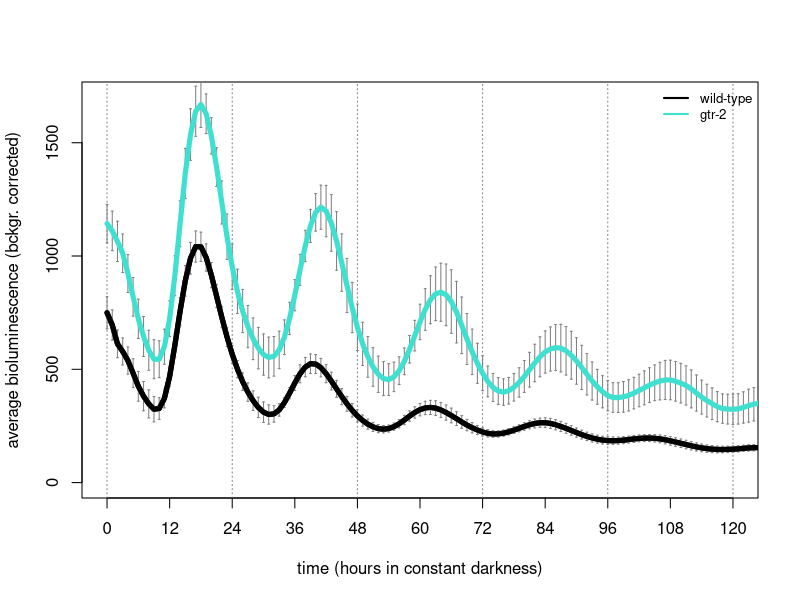
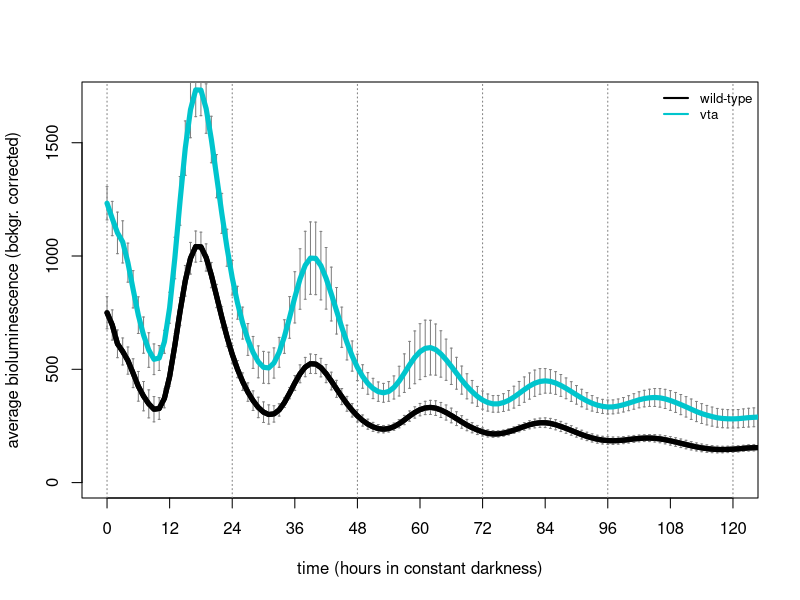
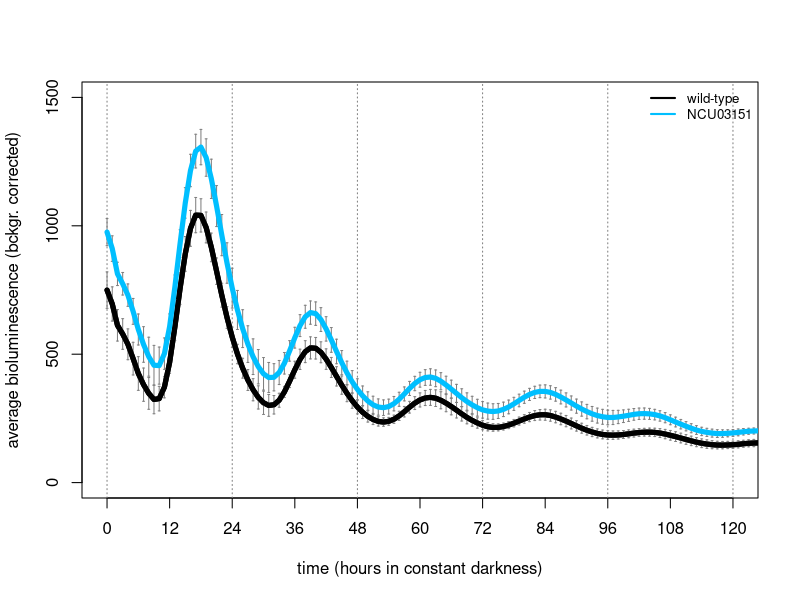
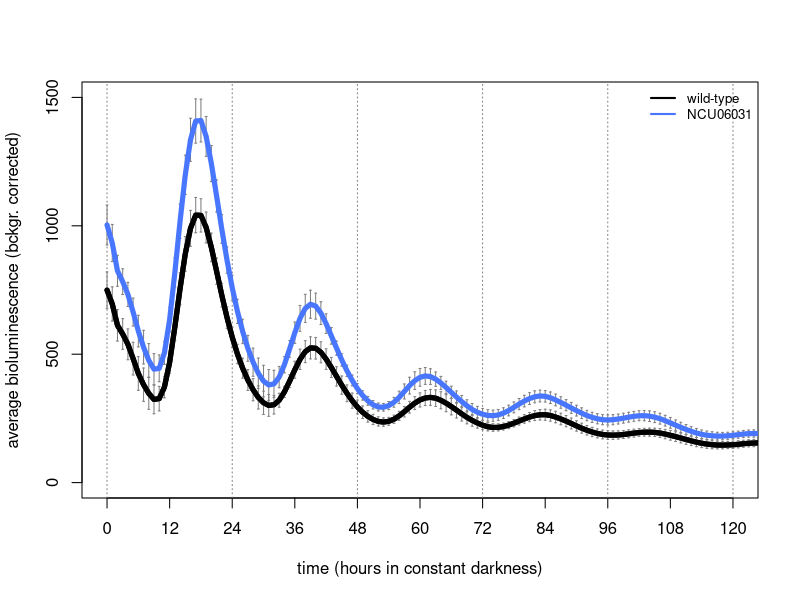
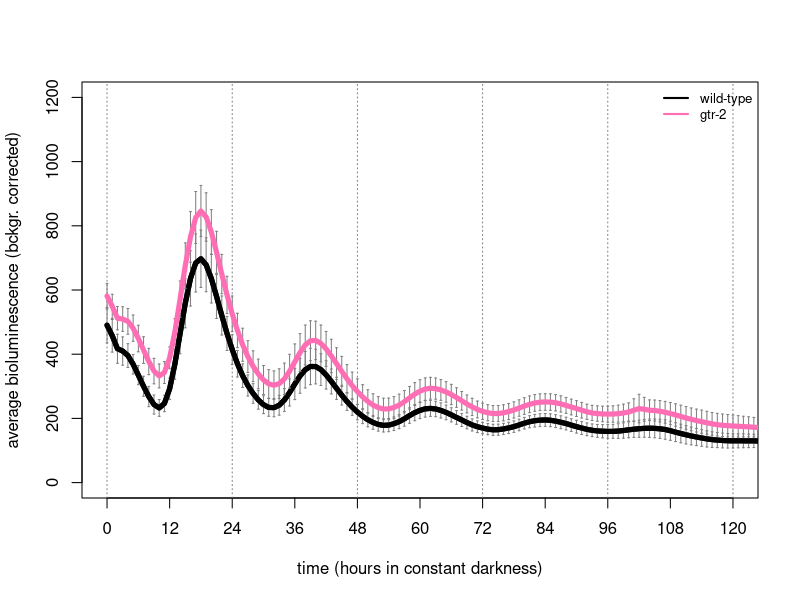
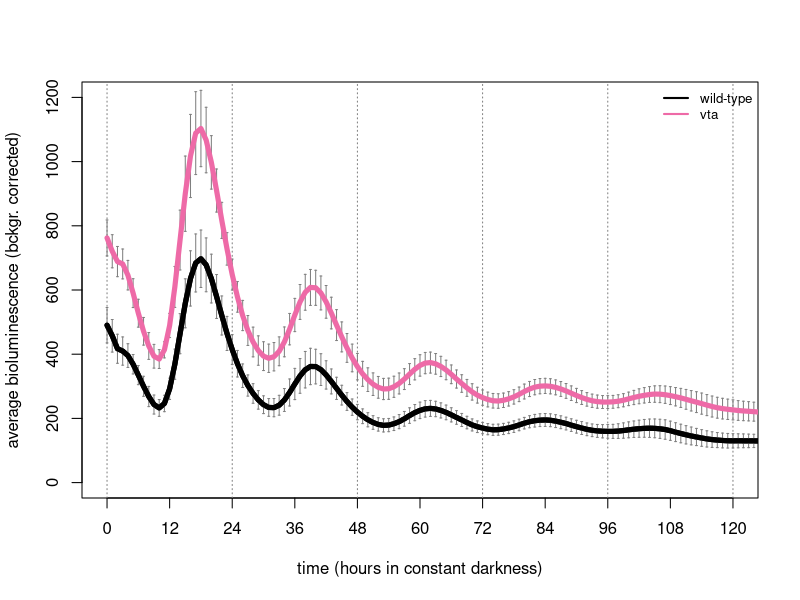
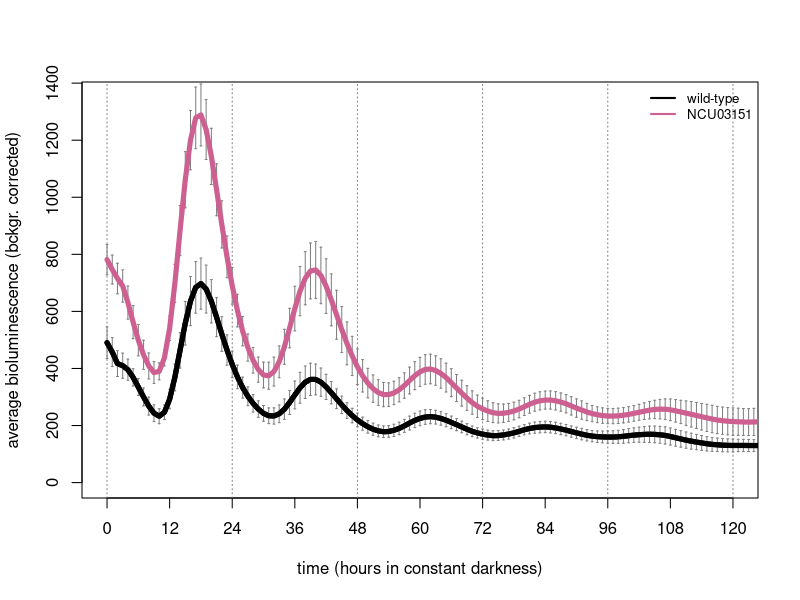
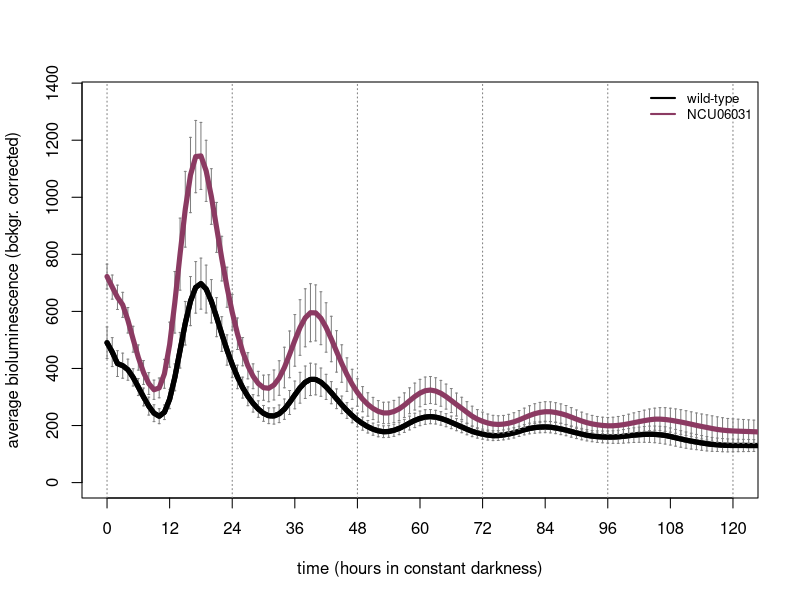

Write R code to recreate these figures, in order.
## ---- chunk 1
knitr::opts_chunk$set(echo = TRUE, warning = FALSE, message = FALSE)

library(stringr)

setwd("~/Downloads/R_analyses_figures/")

## ---- chunk 2

rep1_96 <- as.data.frame(read.csv("./CCD_camera_data/2019-07-30_plate3_bckgr.csv", header=T))

rep2_96 <- as.data.frame(read.csv("./CCD_camera_data/2019-09-11_plate2_bckgr.csv", header=T))

rep3_96 <- as.data.frame(read.csv("./CCD_camera_data/2025-01-14_plate1_bckgr.csv", header=T))

rep4_96 <- as.data.frame(read.csv("./CCD_camera_data/2025-01-23_plate1_bckgr.csv", header=T))

rep1_RT <- as.data.frame(read.csv("./CCD_camera_data/2025-02-17_wholeTube.csv", header=T))

rep2_RT <- as.data.frame(read.csv("./CCD_camera_data/2025-02-26_wholeTube.csv", header=T))

periods_96_TOR <- as.data.frame(read.table("./CCD_camera_data/2025-01_96-wells_periodCalls_TOR.txt", header=T))

periods_96_PRX <- as.data.frame(read.table("./CCD_camera_data/2025-01_96-wells_periodCalls_PRX.txt", header=T))

periods_RT <- as.data.frame(read.table("./CCD_camera_data/2025-02_RTs_periodCalls.txt", header=T))

## ---- chunk 3

ts_3_weight_mean <- function(ts_data){
  
  samples <- as.numeric(length(ts_data))
  
  output <- matrix(nrow=samples, ncol=1)
  
  for(i in 1:nrow(output)){
    
    if(i==1){
      value <- ts_data[i]
      value_window <- ts_data[1:3]
      #value_window <- rep.int(ts_data[i], 3)
      cat <- c(value, value_window)
      window_mean <- mean(cat)
      output[i,1] <- window_mean
      
    } else if(i==2){
      value <- ts_data[i]
      value_window <- ts_data[1:3]
      cat <- c(value, value_window)
      window_mean <- mean(cat)
      output[i,1] <- window_mean
      
    } else if(i==as.numeric(samples-1)){
      value <- ts_data[i]
      max_count <- as.numeric(samples)
      max_count_2 <- max_count - 2
      value_window <- ts_data[max_count_2:max_count]
      cat <- c(value, value_window)
      window_mean <- mean(cat)
      output[i,1] <- window_mean
      
    } else if(i==as.numeric(samples)){
      value <- ts_data[i]
      max_count <- as.numeric(samples)
      max_count_2 <- max_count - 2
      value_window <- ts_data[max_count_2:max_count]
      cat <- c(value, value_window)
      window_mean <- mean(cat)
      output[i,1] <- window_mean
      
    } else {
      cur_count <- as.numeric(i)
      cur_count_p <- cur_count + 1
      cur_count_m <- cur_count - 1
      value_window <- ts_data[cur_count_m:cur_count_p]
      window_mean <- weighted.mean(value_window, c(1,2,1))
      output[i,1] <- window_mean
      
    }
    
  }
  
  return(output)
  
}

## ---- chunk 4

compile_luc_traces <- function(data) {
  
  data_labels_all <- names(data)
  
  data_labels_samples <- data_labels_all[2:length(data_labels_all)]
  ## assumes that the first column is time points
  
  labels_to_collapse <- gsub("\\..*", "", data_labels_samples)
  ## get rid of the .\d+ that R adds to column names when genotype is the same
  
  unique_strains <- unique(labels_to_collapse)
  
  data_noTP <- data[,2:ncol(data)]
  
  dataSmooth <- matrix(ncol=ncol(data_noTP), nrow=nrow(data_noTP))
  
  for(i in 1:ncol(data_noTP)){
    
    curCol <- data_noTP[,i]
    
    curMovAvg <- ts_3_weight_mean(curCol)
    ## function is above chunk
    
    dataSmooth[,i] <- curMovAvg
  }
  
  avg_data <- matrix(ncol=length(unique_strains), nrow=nrow(data))
  
  stdev_data <- matrix(ncol=length(unique_strains), nrow=nrow(data))
  
  plus_data <- matrix(ncol=length(unique_strains), nrow=nrow(data))
  
  minus_data <- matrix(ncol=length(unique_strains), nrow=nrow(data))
  
  for(i in 1:length(unique_strains)){
    curr_set <- grep(paste("^", unique_strains[i], sep=""), data_labels_samples)
    
    curr_data <- dataSmooth[ ,curr_set]
    
    curr_data_avg <- apply(curr_data, 1, mean)
    
    curr_data_stdev <- apply(curr_data, 1, sd)
    
    curr_data_plus <- curr_data_avg + curr_data_stdev
    
    curr_data_minus <- curr_data_avg - curr_data_stdev
    
    avg_data[,i] <- curr_data_avg
    
    stdev_data[,i] <- curr_data_stdev
    
    plus_data[,i] <- curr_data_plus
    
    minus_data[,i] <- curr_data_minus
    
  }
  
  avg_data <- as.data.frame(avg_data)
  
  names(avg_data) <- paste(unique_strains, "_avg", sep="")
  
  stdev_data <- as.data.frame(stdev_data)
  
  names(stdev_data) <- paste(unique_strains, "_sd", sep="")
  
  plus_data <- as.data.frame(plus_data)
  
  names(plus_data) <- paste(unique_strains, "_plus", sep="")
  
  minus_data <- as.data.frame(minus_data)
  
  names(minus_data) <- paste(unique_strains, "_minus", sep="")
  
  final_out <- cbind(avg_data, stdev_data, plus_data, minus_data)

  return(final_out)
  
}

## ---- chunk 5

xlabels<-seq(from=0,to=120,by=12)

horolines<-seq(from=0,to=120,by=24)

rep3_96_smooth_avg <- compile_luc_traces(rep3_96)

## the genotype column values below are somewhat hard-coded

######################################################

## wild-type control and FGSC16041 (delta gtr-2/NCU00376)

plot(x=as.numeric(rep3_96$Frame), y=as.numeric(rep3_96_smooth_avg$wildtype_avg), xlim=c(0,120), ylim=c(0,1700), xaxt="n", type="l", lwd=5, col="black", ylab="average bioluminescence (bckgr. corrected)", xlab="time (hours in constant darkness)")

axis(1, at=xlabels, labels=TRUE, tick=TRUE)

abline(v=horolines,lty=3,col="grey50")

arrows(x0=as.numeric(rep3_96$Frame), y0=as.numeric(rep3_96_smooth_avg$wildtype_plus), y1=as.numeric(rep3_96_smooth_avg$wildtype_minus), code=3, angle=90, length=0.01, col="grey50")

lines(x=as.numeric(rep3_96$Frame), y=as.numeric(rep3_96_smooth_avg$wildtype_avg), lty="solid", lwd=5, col="black")

arrows(x0=as.numeric(rep3_96$Frame), y0=as.numeric(rep3_96_smooth_avg$X16041_plus), y1=as.numeric(rep3_96_smooth_avg$X16041_minus), code=3, angle=90, length=0.01, col="grey50")

lines(x=as.numeric(rep3_96$Frame), y=as.numeric(rep3_96_smooth_avg$X16041_avg), lty="solid", lwd=5, col="turquoise")

legend("topright", c("wild-type", "gtr-2"), bty="n", lty=c("solid", "solid"), lwd=c(2, 2), cex=c(0.8, 0.8), col=c("black", "turquoise"))

######################################################

## wild-type control and FGSC18029 (delta vta/NCU05950)

plot(x=as.numeric(rep3_96$Frame), y=as.numeric(rep3_96_smooth_avg$wildtype_avg), xlim=c(0,120), ylim=c(0,1700), xaxt="n", type="l", lwd=5, col="black", ylab="average bioluminescence (bckgr. corrected)", xlab="time (hours in constant darkness)")

axis(1, at=xlabels, labels=TRUE, tick=TRUE)

abline(v=horolines,lty=3,col="grey50")

arrows(x0=as.numeric(rep3_96$Frame), y0=as.numeric(rep3_96_smooth_avg$wildtype_plus), y1=as.numeric(rep3_96_smooth_avg$wildtype_minus), code=3, angle=90, length=0.01, col="grey50")

lines(x=as.numeric(rep3_96$Frame), y=as.numeric(rep3_96_smooth_avg$wildtype_avg), lty="solid", lwd=5, col="black")

arrows(x0=as.numeric(rep3_96$Frame), y0=as.numeric(rep3_96_smooth_avg$X18029_plus), y1=as.numeric(rep3_96_smooth_avg$X18029_minus), code=3, angle=90, length=0.01, col="grey50")

lines(x=as.numeric(rep3_96$Frame), y=as.numeric(rep3_96_smooth_avg$X18029_avg), lty="solid", lwd=5, col="turquoise3")

legend("topright", c("wild-type", "vta"), bty="n", lty=c("solid", "solid"), lwd=c(2, 2), cex=c(0.8, 0.8), col=c("black", "turquoise3"))

######################################################

## wild-type control and FGSC15040 (delta NCU03151 / PRDX6-like)

plot(x=as.numeric(rep3_96$Frame), y=as.numeric(rep3_96_smooth_avg$wildtype_avg), xlim=c(0,120), ylim=c(0,1500), xaxt="n", type="l", lwd=5, col="black", ylab="average bioluminescence (bckgr. corrected)", xlab="time (hours in constant darkness)")

axis(1, at=xlabels, labels=TRUE, tick=TRUE)

abline(v=horolines,lty=3,col="grey50")

arrows(x0=as.numeric(rep3_96$Frame), y0=as.numeric(rep3_96_smooth_avg$wildtype_plus), y1=as.numeric(rep3_96_smooth_avg$wildtype_minus), code=3, angle=90, length=0.01, col="grey50")

lines(x=as.numeric(rep3_96$Frame), y=as.numeric(rep3_96_smooth_avg$wildtype_avg), lty="solid", lwd=5, col="black")

arrows(x0=as.numeric(rep3_96$Frame), y0=as.numeric(rep3_96_smooth_avg$X15040_plus), y1=as.numeric(rep3_96_smooth_avg$X15040_minus), code=3, angle=90, length=0.01, col="grey50")

lines(x=as.numeric(rep3_96$Frame), y=as.numeric(rep3_96_smooth_avg$X15040_avg), lty="solid", lwd=5, col="deepskyblue1")

legend("topright", c("wild-type", "NCU03151"), bty="n", lty=c("solid", "solid"), lwd=c(2, 2), cex=c(0.8, 0.8), col=c("black", "deepskyblue1"))

######################################################

## wild-type control and FGSC20011 (delta NCU06031 / rhd / PRDX5-like)

plot(x=as.numeric(rep3_96$Frame), y=as.numeric(rep3_96_smooth_avg$wildtype_avg), xlim=c(0,120), ylim=c(0,1500), xaxt="n", type="l", lwd=5, col="black", ylab="average bioluminescence (bckgr. corrected)", xlab="time (hours in constant darkness)")

axis(1, at=xlabels, labels=TRUE, tick=TRUE)

abline(v=horolines,lty=3,col="grey50")

arrows(x0=as.numeric(rep3_96$Frame), y0=as.numeric(rep3_96_smooth_avg$wildtype_plus), y1=as.numeric(rep3_96_smooth_avg$wildtype_minus), code=3, angle=90, length=0.01, col="grey50")

lines(x=as.numeric(rep3_96$Frame), y=as.numeric(rep3_96_smooth_avg$wildtype_avg), lty="solid", lwd=5, col="black")

arrows(x0=as.numeric(rep3_96$Frame), y0=as.numeric(rep3_96_smooth_avg$X20011_plus), y1=as.numeric(rep3_96_smooth_avg$X20011_minus), code=3, angle=90, length=0.01, col="grey50")

lines(x=as.numeric(rep3_96$Frame), y=as.numeric(rep3_96_smooth_avg$X20011_avg), lty="solid", lwd=5, col="royalblue1")

legend("topright", c("wild-type", "NCU06031"), bty="n", lty=c("solid", "solid"), lwd=c(2, 2), cex=c(0.8, 0.8), col=c("black", "royalblue1"))

######################################################

## ---- chunk 6

xlabels<-seq(from=0,to=120,by=12)

horolines<-seq(from=0,to=120,by=24)

rep4_96_smooth_avg <- compile_luc_traces(rep4_96)

## the genotype column values below are somewhat hard-coded

######################################################

## wild-type control and FGSC16041 (delta gtr-2/NCU00376)

plot(x=as.numeric(rep4_96$Frame), y=as.numeric(rep4_96_smooth_avg$wildtype_avg), xlim=c(0,120), ylim=c(0,1200), xaxt="n", type="l", lwd=5, col="black", ylab="average bioluminescence (bckgr. corrected)", xlab="time (hours in constant darkness)")

axis(1, at=xlabels, labels=TRUE, tick=TRUE)

abline(v=horolines,lty=3,col="grey50")

arrows(x0=as.numeric(rep4_96$Frame), y0=as.numeric(rep4_96_smooth_avg$wildtype_plus), y1=as.numeric(rep4_96_smooth_avg$wildtype_minus), code=3, angle=90, length=0.01, col="grey50")

lines(x=as.numeric(rep4_96$Frame), y=as.numeric(rep4_96_smooth_avg$wildtype_avg), lty="solid", lwd=5, col="black")

arrows(x0=as.numeric(rep4_96$Frame), y0=as.numeric(rep4_96_smooth_avg$X16041_plus), y1=as.numeric(rep4_96_smooth_avg$X16041_minus), code=3, angle=90, length=0.01, col="grey50")

lines(x=as.numeric(rep4_96$Frame), y=as.numeric(rep4_96_smooth_avg$X16041_avg), lty="solid", lwd=5, col="hotpink1")

legend("topright", c("wild-type", "gtr-2"), bty="n", lty=c("solid", "solid"), lwd=c(2, 2), cex=c(0.8, 0.8), col=c("black", "hotpink1"))

######################################################

## wild-type control and FGSC18029 (delta vta/NCU05950)

plot(x=as.numeric(rep4_96$Frame), y=as.numeric(rep4_96_smooth_avg$wildtype_avg), xlim=c(0,120), ylim=c(0,1200), xaxt="n", type="l", lwd=5, col="black", ylab="average bioluminescence (bckgr. corrected)", xlab="time (hours in constant darkness)")

axis(1, at=xlabels, labels=TRUE, tick=TRUE)

abline(v=horolines,lty=3,col="grey50")

arrows(x0=as.numeric(rep4_96$Frame), y0=as.numeric(rep4_96_smooth_avg$wildtype_plus), y1=as.numeric(rep4_96_smooth_avg$wildtype_minus), code=3, angle=90, length=0.01, col="grey50")

lines(x=as.numeric(rep4_96$Frame), y=as.numeric(rep4_96_smooth_avg$wildtype_avg), lty="solid", lwd=5, col="black")

arrows(x0=as.numeric(rep4_96$Frame), y0=as.numeric(rep4_96_smooth_avg$X18029_plus), y1=as.numeric(rep4_96_smooth_avg$X18029_minus), code=3, angle=90, length=0.01, col="grey50")

lines(x=as.numeric(rep4_96$Frame), y=as.numeric(rep4_96_smooth_avg$X18029_avg), lty="solid", lwd=5, col="hotpink2")

legend("topright", c("wild-type", "vta"), bty="n", lty=c("solid", "solid"), lwd=c(2, 2), cex=c(0.8, 0.8), col=c("black", "hotpink2"))

######################################################

## wild-type control and FGSC15040 (delta NCU03151 / PRDX6-like)

plot(x=as.numeric(rep4_96$Frame), y=as.numeric(rep4_96_smooth_avg$wildtype_avg), xlim=c(0,120), ylim=c(0,1350), xaxt="n", type="l", lwd=5, col="black", ylab="average bioluminescence (bckgr. corrected)", xlab="time (hours in constant darkness)")

axis(1, at=xlabels, labels=TRUE, tick=TRUE)

abline(v=horolines,lty=3,col="grey50")

arrows(x0=as.numeric(rep4_96$Frame), y0=as.numeric(rep4_96_smooth_avg$wildtype_plus), y1=as.numeric(rep4_96_smooth_avg$wildtype_minus), code=3, angle=90, length=0.01, col="grey50")

lines(x=as.numeric(rep4_96$Frame), y=as.numeric(rep4_96_smooth_avg$wildtype_avg), lty="solid", lwd=5, col="black")

arrows(x0=as.numeric(rep4_96$Frame), y0=as.numeric(rep4_96_smooth_avg$X15040_plus), y1=as.numeric(rep4_96_smooth_avg$X15040_minus), code=3, angle=90, length=0.01, col="grey50")

lines(x=as.numeric(rep4_96$Frame), y=as.numeric(rep4_96_smooth_avg$X15040_avg), lty="solid", lwd=5, col="hotpink3")

legend("topright", c("wild-type", "NCU03151"), bty="n", lty=c("solid", "solid"), lwd=c(2, 2), cex=c(0.8, 0.8), col=c("black", "hotpink3"))

######################################################

## wild-type control and FGSC20011 (delta NCU06031 / rhd / PRDX5-like)

plot(x=as.numeric(rep4_96$Frame), y=as.numeric(rep4_96_smooth_avg$wildtype_avg), xlim=c(0,120), ylim=c(0,1350), xaxt="n", type="l", lwd=5, col="black", ylab="average bioluminescence (bckgr. corrected)", xlab="time (hours in constant darkness)")

axis(1, at=xlabels, labels=TRUE, tick=TRUE)

abline(v=horolines,lty=3,col="grey50")

arrows(x0=as.numeric(rep4_96$Frame), y0=as.numeric(rep4_96_smooth_avg$wildtype_plus), y1=as.numeric(rep4_96_smooth_avg$wildtype_minus), code=3, angle=90, length=0.01, col="grey50")

lines(x=as.numeric(rep4_96$Frame), y=as.numeric(rep4_96_smooth_avg$wildtype_avg), lty="solid", lwd=5, col="black")

arrows(x0=as.numeric(rep4_96$Frame), y0=as.numeric(rep4_96_smooth_avg$X20011_plus), y1=as.numeric(rep4_96_smooth_avg$X20011_minus), code=3, angle=90, length=0.01, col="grey50")

lines(x=as.numeric(rep4_96$Frame), y=as.numeric(rep4_96_smooth_avg$X20011_avg), lty="solid", lwd=5, col="hotpink4")

legend("topright", c("wild-type", "NCU06031"), bty="n", lty=c("solid", "solid"), lwd=c(2, 2), cex=c(0.8, 0.8), col=c("black", "hotpink4"))

######################################################

## ---- chunk 7

control_TOR <- periods_96_TOR[which(periods_96_TOR$Strain=="wildtype"), ]

gtr2 <- periods_96_TOR[which(periods_96_TOR$Strain=="16041"), ]

vta <- periods_96_TOR[which(periods_96_TOR$Strain=="18029"), ]

control_PRX <- periods_96_PRX[which(periods_96_PRX$Strain=="wildtype"), ]

NCU03151 <- periods_96_PRX[which(periods_96_PRX$Strain=="15040"), ]

NCU06031 <- periods_96_PRX[which(periods_96_PRX$Strain=="20011"), ]

print(paste("period length of mTOR controls:", round(mean(as.numeric(control_TOR$Period_Avg3)), digits=1), "+/-", round(sd(as.numeric(control_TOR$Period_Avg3)), digits=1), "from N =", nrow(control_TOR), "biological/technical replicates", sep=" "))

print(paste("period length of delta gtr2 FGSC16041:", round(mean(as.numeric(gtr2$Period_Avg3)), digits=1), "+/-", round(sd(as.numeric(gtr2$Period_Avg3)), digits=1), "from N =", nrow(gtr2), "biological/technical replicates", sep=" "))

print(paste("period length of delta vta FGSC18029:", round(mean(as.numeric(vta$Period_Avg3)), digits=1), "+/-", round(sd(as.numeric(vta$Period_Avg3)), digits=1), "from N =", nrow(vta), "biological/technical replicates", sep=" "))

t.test(as.numeric(control_TOR$Period_Avg3), as.numeric(gtr2$Period_Avg3))

t.test(as.numeric(control_TOR$Period_Avg3), as.numeric(vta$Period_Avg3))

t.test(as.numeric(gtr2$Period_Avg3), as.numeric(vta$Period_Avg3))

print(paste("period length of PRX controls:", round(mean(as.numeric(control_PRX$Period_Avg3)), digits=1), "+/-", round(sd(as.numeric(control_PRX$Period_Avg3)), digits=1), "from N =", nrow(control_PRX), "biological/technical replicates", sep=" "))

print(paste("period length of delta NCU03151 FGSC15040:", round(mean(as.numeric(NCU03151$Period_Avg3)), digits=1), "+/-", round(sd(as.numeric(NCU03151$Period_Avg3)), digits=1), "from N =", nrow(NCU03151), "biological/technical replicates", sep=" "))

print(paste("period length of delta NCU06031 FGSC20011:", round(mean(as.numeric(NCU06031$Period_Avg3)), digits=1), "+/-", round(sd(as.numeric(NCU06031$Period_Avg3)), digits=1), "from N =", nrow(NCU06031), "biological/technical replicates", sep=" "))

t.test(as.numeric(control_PRX$Period_Avg3), as.numeric(NCU03151$Period_Avg3))

t.test(as.numeric(control_PRX$Period_Avg3), as.numeric(NCU06031$Period_Avg3))

t.test(as.numeric(NCU03151$Period_Avg3), as.numeric(NCU06031$Period_Avg3))

## ---- chunk 8

compute_amplitude <- function(data){
  
  data_day1 <- data[9:25, 2:ncol(data)]
  data_day2 <- data[28:45, 2:ncol(data)]
  data_day3 <- data[51:69, 2:ncol(data)]
  ## row indices are offset by 1 because row 1 = TP 0 hours
  ## remove the first column because it contains time points not data of interest
  
  day_1_peak <- as.numeric(apply(data_day1, 2, max))
  day_2_peak <- as.numeric(apply(data_day2, 2, max))
  day_3_peak <- as.numeric(apply(data_day3, 2, max))
  
  day_1_trough <- as.numeric(apply(data_day1, 2, min))
  day_2_trough <- as.numeric(apply(data_day2, 2, min))
  day_3_trough <- as.numeric(apply(data_day3, 2, min))
  
  day_1_amp <- (day_1_peak - day_1_trough) / 2
  day_2_amp <- (day_2_peak - day_2_trough) / 2
  day_3_amp <- (day_3_peak - day_3_trough) / 2
  
  output <- matrix(ncol=ncol(data_day1), nrow=4)
  
  output[1,] <- names(data_day1)
  output[2,] <- day_1_amp
  output[3,] <- day_2_amp
  output[4,] <- day_3_amp
  
  final_output <- as.data.frame(output[2:4, ], row.names=c("day_1", "day_2", "day_3"))
  
  names(final_output) <- output[1, ]
  
  final_output_sorted <- final_output[, sort(names(final_output))]
  
  return(final_output_sorted)

}

rep3_amps <- compute_amplitude(rep3_96)

rep4_amps <- compute_amplitude(rep4_96)

## the lines below are hard coded for each genotype of interest; reps3&4 camera plates were set up in the exact same way
## WT = cols 1-12
## gtr2 = cols 19-30
## vta = cols 31-42

control_TOR_amps <- cbind(rep3_amps[1:12], rep4_amps[1:12])

vta_amps <- cbind(rep3_amps[31:42], rep4_amps[31:42])

control_TOR_amps_mtx <- matrix(as.numeric(unlist(as.data.frame(control_TOR_amps))), nrow=nrow(control_TOR_amps))

vta_amps_mtx <- matrix(as.numeric(unlist(as.data.frame(vta_amps))), nrow=nrow(vta_amps))

control_TOR_amps_avg <- apply(as.matrix(control_TOR_amps_mtx), 1, mean)

vta_amps_avg <- apply(vta_amps_mtx, 1, mean)

max_val <- max(c(control_TOR_amps_mtx, vta_amps_mtx))

plot_mtx <- matrix(nrow=6, ncol=24)
plot_mtx[1,] <- 1
plot_mtx[2,] <- 2
plot_mtx[3,] <- 3
plot_mtx[4,] <- 4
plot_mtx[5,] <- 5
plot_mtx[6,] <- 6
plot_mtx_jitter <- jitter(plot_mtx, amount=0.25)

barx <- barplot(c(control_TOR_amps_avg, vta_amps_avg), ylim=c(0, max_val+max_val*0.1), col=c("gray15", "gray30", "gray60", "turquoise4", "turquoise3", "turquoise2"), width=c(0.9, 0.9, 0.9, 0.9, 0.9, 0.9))

points(x=plot_mtx_jitter[1,], y=control_TOR_amps_mtx[1,], pch=16)
points(x=plot_mtx_jitter[2,], y=control_TOR_amps_mtx[2,], pch=15)
points(x=plot_mtx_jitter[3,], y=control_TOR_amps_mtx[3,], pch=17)
points(x=plot_mtx_jitter[4,], y=vta_amps_mtx[1,], pch=16)
points(x=plot_mtx_jitter[5,], y=vta_amps_mtx[2,], pch=15)
points(x=plot_mtx_jitter[6,], y=vta_amps_mtx[3,], pch=17)

barx <- barplot(c(control_TOR_amps_avg[1], vta_amps_avg[1], control_TOR_amps_avg[2], vta_amps_avg[2], control_TOR_amps_avg[3], vta_amps_avg[3]), ylim=c(0, max_val+max_val*0.1), col=c("gray15", "turquoise4", "gray30", "turquoise3", "gray60", "turquoise2"), width=c(0.9, 0.9, 0.9, 0.9, 0.9, 0.9))

points(x=plot_mtx_jitter[1,], y=control_TOR_amps_mtx[1,], pch=16)
points(x=plot_mtx_jitter[3,], y=control_TOR_amps_mtx[2,], pch=15)
points(x=plot_mtx_jitter[5,], y=control_TOR_amps_mtx[3,], pch=17)
points(x=plot_mtx_jitter[2,], y=vta_amps_mtx[1,], pch=16)
points(x=plot_mtx_jitter[4,], y=vta_amps_mtx[2,], pch=15)
points(x=plot_mtx_jitter[6,], y=vta_amps_mtx[3,], pch=17)

names_day1 <- matrix(1, nrow=1, ncol=ncol(control_TOR_amps_mtx))
names_day2 <- matrix(2, nrow=1, ncol=ncol(control_TOR_amps_mtx))
names_day3 <- matrix(3, nrow=1, ncol=ncol(control_TOR_amps_mtx))

names_control <- matrix("wildtype", nrow=1, ncol=ncol(control_TOR_amps_mtx))

data_ANOVA_control_d1 <- t(rbind(names_control, names_day1, control_TOR_amps_mtx[1,]))

data_ANOVA_control_d2 <- t(rbind(names_control, names_day2, control_TOR_amps_mtx[2,]))

data_ANOVA_control_d3 <- t(rbind(names_control, names_day3, control_TOR_amps_mtx[3,]))

data_ANOVA_control <- rbind(data_ANOVA_control_d1, data_ANOVA_control_d2, data_ANOVA_control_d3)

names_vta <- matrix("vta", nrow=1, ncol=ncol(vta_amps_mtx))

data_ANOVA_vta_d1 <- t(rbind(names_vta, names_day1, vta_amps_mtx[1,]))

data_ANOVA_vta_d2 <- t(rbind(names_vta, names_day2, vta_amps_mtx[2,]))

data_ANOVA_vta_d3 <- t(rbind(names_vta, names_day3, vta_amps_mtx[3,]))

data_ANOVA_vta <- rbind(data_ANOVA_vta_d1, data_ANOVA_vta_d2, data_ANOVA_vta_d3)

data_ANOVA <- rbind(data_ANOVA_control, data_ANOVA_vta)

data_ANOVA <- as.data.frame(data_ANOVA, stringsAsFactors=FALSE)

names(data_ANOVA) <- c("Strain", "Day", "Amplitude")

data_ANOVA$Amplitude <- as.numeric(data_ANOVA$Amplitude)

aov0 <- aov(Amplitude ~ Strain + Day, data = data_ANOVA)
## 2-way ANOVA with explanatory variables = Strain Genotype and Day 1-3, response variable = amplitude

summary(aov0)

TukeyHSD(aov0)

data_ANOVA_d1 <- data_ANOVA[which(data_ANOVA$Day==1),]

t.test(data_ANOVA_d1[which(data_ANOVA_d1$Strain=="wildtype"), 3], data_ANOVA_d1[which(data_ANOVA_d1$Strain=="vta"), 3])

data_ANOVA_d2 <- data_ANOVA[which(data_ANOVA$Day==2),]

t.test(data_ANOVA_d2[which(data_ANOVA_d2$Strain=="wildtype"), 3], data_ANOVA_d2[which(data_ANOVA_d2$Strain=="vta"), 3])

data_ANOVA_d3 <- data_ANOVA[which(data_ANOVA$Day==3),]

t.test(data_ANOVA_d3[which(data_ANOVA_d3$Strain=="wildtype"), 3], data_ANOVA_d3[which(data_ANOVA_d3$Strain=="vta"), 3])

## ---- chunk 9

xlabels<-seq(from=0,to=120,by=12)

horolines<-seq(from=0,to=120,by=24)

RT_data <- cbind(rep1_RT, rep2_RT[2:ncol(rep2_RT)])

RT_data_rm1 <- cbind(RT_data[, 1:4], RT_data[, 6:ncol(RT_data)])
## one trace of high glucose 18029 (vta) was anomalous by eye. When re-inspecting the raw data, this race tube had contaminating growth along both sides of the tube. Cycles # 1 - 3 look okay, but after this when the two fronts collide, the pattern appears incorrect compared to other replicate

RT_data_smooth_avg <- compile_luc_traces(RT_data_rm1)

## the genotype column values below are somewhat hard-coded

######################################################

## wild-type control low vs high glucose

plot(x=as.numeric(RT_data$TPs), y=as.numeric(RT_data_smooth_avg$wildtype_05g017a_avg), xlim=c(0,120), ylim=c(0,400), xaxt="n", type="l", lwd=5, col="goldenrod2", ylab="average bioluminescence (bckgr. corrected)", xlab="time (hours in constant darkness)")

axis(1, at=xlabels, labels=TRUE, tick=TRUE)

abline(v=horolines,lty=3,col="grey50")

arrows(x0=as.numeric(RT_data$TPs), y0=as.numeric(RT_data_smooth_avg$wildtype_05g017a_plus), y1=as.numeric(RT_data_smooth_avg$wildtype_05g017a_minus), code=3, angle=90, length=0.01, col="grey50")

lines(x=as.numeric(RT_data$TPs), y=as.numeric(RT_data_smooth_avg$wildtype_05g017a_avg), lty="solid", lwd=5, col="goldenrod2")

arrows(x0=as.numeric(RT_data$TPs), y0=as.numeric(RT_data_smooth_avg$wildtype_0g0a_plus), y1=as.numeric(RT_data_smooth_avg$wildtype_0g0a_minus), code=3, angle=90, length=0.01, col="grey50")

lines(x=as.numeric(RT_data$TPs), y=as.numeric(RT_data_smooth_avg$wildtype_0g0a_avg), lty="solid", lwd=5, col="deepskyblue1")

legend("topleft", c("high gluc", "zero gluc"), bty="n", lty=c("solid", "solid"), lwd=c(2, 2), cex=c(0.8, 0.8), col=c("goldenrod2", "deepskyblue1"))

######################################################

## FGSC18029 (delta vta/NCU05950) low vs high glucose

plot(x=as.numeric(RT_data$TPs), y=as.numeric(RT_data_smooth_avg$X18029_05g017a_avg), xlim=c(0,120), ylim=c(0,900), xaxt="n", type="l", lwd=5, col="goldenrod2", ylab="average bioluminescence (bckgr. corrected)", xlab="time (hours in constant darkness)")

axis(1, at=xlabels, labels=TRUE, tick=TRUE)

abline(v=horolines,lty=3,col="grey50")

arrows(x0=as.numeric(RT_data$TPs), y0=as.numeric(RT_data_smooth_avg$X18029_05g017a_plus), y1=as.numeric(RT_data_smooth_avg$X18029_05g017a_minus), code=3, angle=90, length=0.01, col="grey50")

lines(x=as.numeric(RT_data$TPs), y=as.numeric(RT_data_smooth_avg$X18029_05g017a_avg), lty="solid", lwd=5, col="goldenrod2")

arrows(x0=as.numeric(RT_data$TPs), y0=as.numeric(RT_data_smooth_avg$X18029_0g0a_plus), y1=as.numeric(RT_data_smooth_avg$X18029_0g0a_minus), code=3, angle=90, length=0.01, col="grey50")

lines(x=as.numeric(RT_data$TPs), y=as.numeric(RT_data_smooth_avg$X18029_0g0a_avg), lty="solid", lwd=5, col="deepskyblue1")

legend("topleft", c("high gluc", "zero gluc"), bty="n", lty=c("solid", "solid"), lwd=c(2, 2), cex=c(0.8, 0.8), col=c("goldenrod2", "deepskyblue1"))

######################################################

## FGSC16041 (delta gtr-2/NCU00376) low vs high glucose

plot(x=as.numeric(RT_data$TPs), y=as.numeric(RT_data_smooth_avg$X16041_05g017a_avg), xlim=c(0,120), ylim=c(0,1100), xaxt="n", type="l", lwd=5, col="goldenrod2", ylab="average bioluminescence (bckgr. corrected)", xlab="time (hours in constant darkness)")

axis(1, at=xlabels, labels=TRUE, tick=TRUE)

abline(v=horolines,lty=3,col="grey50")

arrows(x0=as.numeric(RT_data$TPs), y0=as.numeric(RT_data_smooth_avg$X16041_05g017a_plus), y1=as.numeric(RT_data_smooth_avg$X16041_05g017a_minus), code=3, angle=90, length=0.01, col="grey50")

lines(x=as.numeric(RT_data$TPs), y=as.numeric(RT_data_smooth_avg$X16041_05g017a_avg), lty="solid", lwd=5, col="goldenrod2")

arrows(x0=as.numeric(RT_data$TPs), y0=as.numeric(RT_data_smooth_avg$X16041_0g0a_plus), y1=as.numeric(RT_data_smooth_avg$X16041_0g0a_minus), code=3, angle=90, length=0.01, col="grey50")

lines(x=as.numeric(RT_data$TPs), y=as.numeric(RT_data_smooth_avg$X16041_0g0a_avg), lty="solid", lwd=5, col="deepskyblue1")

legend("topleft", c("high gluc", "zero gluc"), bty="n", lty=c("solid", "solid"), lwd=c(2, 2), cex=c(0.8, 0.8), col=c("goldenrod2", "deepskyblue1"))

######################################################

## ---- chunk 10

control_TOR_0 <- periods_RT[which(periods_RT$Strain=="wildtype" & periods_RT$Media_Type=="0g0a"), ]

gtr2_0 <- periods_RT[which(periods_RT$Strain=="16041" & periods_RT$Media_Type=="0g0a"), ]

vta_0 <- periods_RT[which(periods_RT$Strain=="18029" & periods_RT$Media_Type=="0g0a"), ]

print(paste("period length of mTOR controls on glucose starve:", round(mean(as.numeric(control_TOR_0$Period_R)), digits=1), "+/-", round(sd(as.numeric(control_TOR_0$Period_R)), digits=1), "from N =", nrow(control_TOR_0), "biological/technical replicates", sep=" "))

print(paste("period length of delta gtr2 FGSC16041 on glucose starve:", round(mean(as.numeric(gtr2_0$Period_R)), digits=1), "+/-", round(sd(as.numeric(gtr2_0$Period_R)), digits=1), "from N =", nrow(gtr2_0), "biological/technical replicates", sep=" "))

print(paste("period length of delta vta FGSC18029 on glucose starve:", round(mean(as.numeric(vta_0$Period_R)), digits=1), "+/-", round(sd(as.numeric(vta_0$Period_R)), digits=1), "from N =", nrow(vta_0), "biological/technical replicates", sep=" "))

control_TOR_hi <- periods_RT[which(periods_RT$Strain=="wildtype" & periods_RT$Media_Type=="05g017a"), ]

gtr2_hi <- periods_RT[which(periods_RT$Strain=="16041" & periods_RT$Media_Type=="05g017a"), ]

vta_hi <- periods_RT[which(periods_RT$Strain=="18029" & periods_RT$Media_Type=="05g017a"), ]

print(paste("period length of mTOR controls on high glucose:", round(mean(as.numeric(control_TOR_hi$Period_R)), digits=1), "+/-", round(sd(as.numeric(control_TOR_hi$Period_R)), digits=1), "from N =", nrow(control_TOR_hi), "biological/technical replicates", sep=" "))

print(paste("period length of delta gtr2 FGSC16041 on high glucose:", round(mean(as.numeric(gtr2_hi$Period_R)), digits=1), "+/-", round(sd(as.numeric(gtr2_hi$Period_R)), digits=1), "from N =", nrow(gtr2_hi), "biological/technical replicates", sep=" "))

print(paste("period length of delta vta FGSC18029 on high glucose:", round(mean(as.numeric(vta_hi$Period_R)), digits=1), "+/-", round(sd(as.numeric(vta_hi$Period_R)), digits=1), "from N =", nrow(vta_hi), "biological/technical replicates", sep=" "))

## ---- chunk 11

RT_amps <- compute_amplitude(RT_data)
## trace (*) removed from plotting in the above section is included here, cycles # 1 - 3 appeared mostly normal

## the lines below are hard coded for each genotype of interest
## WT high gluc = cols 1 - 3
## WT 0 gluc = cols 4 - 6
## vta high gluc = cols 13, 14*, 15
## vta 0 gluc = cols 16 - 18

control_TOR_amps_0 <- RT_amps[, 4:6]
control_TOR_amps_hi <- RT_amps[, 1:3]

vta_amps_0 <- RT_amps[, 16:18]
vta_amps_hi <- RT_amps[, 13:15]

control_TOR_amps_mtx_0 <- matrix(as.numeric(unlist(as.data.frame(control_TOR_amps_0))), nrow=nrow(control_TOR_amps_0))

control_TOR_amps_mtx_hi <- matrix(as.numeric(unlist(as.data.frame(control_TOR_amps_hi))), nrow=nrow(control_TOR_amps_hi))

vta_amps_mtx_0 <- matrix(as.numeric(unlist(as.data.frame(vta_amps_0))), nrow=nrow(vta_amps_0))

vta_amps_mtx_hi <- matrix(as.numeric(unlist(as.data.frame(vta_amps_hi))), nrow=nrow(vta_amps_hi))

control_TOR_amps_avg_0 <- apply(as.matrix(control_TOR_amps_mtx_0), 1, mean)
control_TOR_amps_avg_hi <- apply(as.matrix(control_TOR_amps_mtx_hi), 1, mean)

vta_amps_avg_0 <- apply(vta_amps_mtx_0, 1, mean)
vta_amps_avg_hi <- apply(vta_amps_mtx_hi, 1, mean)

max_val_0 <- max(c(control_TOR_amps_mtx_0, vta_amps_mtx_0))
max_val_hi <- max(c(control_TOR_amps_mtx_hi, vta_amps_mtx_hi))

plot_mtx <- matrix(nrow=6, ncol=3)
plot_mtx[1,] <- 1
plot_mtx[2,] <- 2
plot_mtx[3,] <- 3
plot_mtx[4,] <- 4
plot_mtx[5,] <- 5
plot_mtx[6,] <- 6

barx <- barplot(c(control_TOR_amps_avg_0[1], vta_amps_avg_0[1], control_TOR_amps_avg_0[2], vta_amps_avg_0[2], control_TOR_amps_avg_0[3], vta_amps_avg_0[3]), ylim=c(0, max_val_0+max_val_0*0.1), col=c("gray15", "turquoise4", "gray30", "turquoise3", "gray60", "turquoise2"), width=c(0.9, 0.9, 0.9, 0.9, 0.9, 0.9), main="zero glucose amplitudes")

points(x=plot_mtx[1,], y=control_TOR_amps_mtx_0[1,], pch=16)
points(x=plot_mtx[3,], y=control_TOR_amps_mtx_0[2,], pch=15)
points(x=plot_mtx[5,], y=control_TOR_amps_mtx_0[3,], pch=17)
points(x=plot_mtx[2,], y=vta_amps_mtx_0[1,], pch=16)
points(x=plot_mtx[4,], y=vta_amps_mtx_0[2,], pch=15)
points(x=plot_mtx[6,], y=vta_amps_mtx_0[3,], pch=17)

barx <- barplot(c(control_TOR_amps_avg_hi[1], vta_amps_avg_hi[1], control_TOR_amps_avg_hi[2], vta_amps_avg_hi[2], control_TOR_amps_avg_hi[3], vta_amps_avg_hi[3]), ylim=c(0, max_val_hi+max_val_hi*0.1), col=c("gray15", "turquoise4", "gray30", "turquoise3", "gray60", "turquoise2"), width=c(0.9, 0.9, 0.9, 0.9, 0.9, 0.9), main="high glucose amplitudes")

points(x=plot_mtx[1,], y=control_TOR_amps_mtx_hi[1,], pch=16)
points(x=plot_mtx[3,], y=control_TOR_amps_mtx_hi[2,], pch=15)
points(x=plot_mtx[5,], y=control_TOR_amps_mtx_hi[3,], pch=17)
points(x=plot_mtx[2,], y=vta_amps_mtx_hi[1,], pch=16)
points(x=plot_mtx[4,], y=vta_amps_mtx_hi[2,], pch=15)
points(x=plot_mtx[6,], y=vta_amps_mtx_hi[3,], pch=17)

## ---- chunk 12

RT_amps <- compute_amplitude(RT_data)

## the lines below are hard coded for each genotype of interest
## WT high gluc = cols 1 - 3
## WT 0 gluc = cols 4 - 6
## gtr2 high gluc = cols 7 - 9
## gtr2 0 gluc = cols 10 - 12

control_TOR_amps_0 <- RT_amps[, 4:6]
control_TOR_amps_hi <- RT_amps[, 1:3]

gtr_amps_0 <- RT_amps[, 10:12]
gtr_amps_hi <- RT_amps[, 7:9]

control_TOR_amps_mtx_0 <- matrix(as.numeric(unlist(as.data.frame(control_TOR_amps_0))), nrow=nrow(control_TOR_amps_0))

control_TOR_amps_mtx_hi <- matrix(as.numeric(unlist(as.data.frame(control_TOR_amps_hi))), nrow=nrow(control_TOR_amps_hi))

gtr_amps_mtx_0 <- matrix(as.numeric(unlist(as.data.frame(gtr_amps_0))), nrow=nrow(gtr_amps_0))

gtr_amps_mtx_hi <- matrix(as.numeric(unlist(as.data.frame(gtr_amps_hi))), nrow=nrow(gtr_amps_hi))

control_TOR_amps_avg_0 <- apply(as.matrix(control_TOR_amps_mtx_0), 1, mean)
control_TOR_amps_avg_hi <- apply(as.matrix(control_TOR_amps_mtx_hi), 1, mean)

gtr_amps_avg_0 <- apply(gtr_amps_mtx_0, 1, mean)
gtr_amps_avg_hi <- apply(gtr_amps_mtx_hi, 1, mean)

max_val_0 <- max(c(control_TOR_amps_mtx_0, gtr_amps_mtx_0))
max_val_hi <- max(c(control_TOR_amps_mtx_hi, gtr_amps_mtx_hi))

plot_mtx <- matrix(nrow=6, ncol=3)
plot_mtx[1,] <- 1
plot_mtx[2,] <- 2
plot_mtx[3,] <- 3
plot_mtx[4,] <- 4
plot_mtx[5,] <- 5
plot_mtx[6,] <- 6

barx <- barplot(c(control_TOR_amps_avg_0[1], gtr_amps_avg_0[1], control_TOR_amps_avg_0[2], gtr_amps_avg_0[2], control_TOR_amps_avg_0[3], gtr_amps_avg_0[3]), ylim=c(0, max_val_0+max_val_0*0.1), col=c("gray15", "turquoise4", "gray30", "turquoise3", "gray60", "turquoise2"), width=c(0.9, 0.9, 0.9, 0.9, 0.9, 0.9), main="zero glucose amplitudes")

points(x=plot_mtx[1,], y=control_TOR_amps_mtx_0[1,], pch=16)
points(x=plot_mtx[3,], y=control_TOR_amps_mtx_0[2,], pch=15)
points(x=plot_mtx[5,], y=control_TOR_amps_mtx_0[3,], pch=17)
points(x=plot_mtx[2,], y=gtr_amps_mtx_0[1,], pch=16)
points(x=plot_mtx[4,], y=gtr_amps_mtx_0[2,], pch=15)
points(x=plot_mtx[6,], y=gtr_amps_mtx_0[3,], pch=17)

barx <- barplot(c(control_TOR_amps_avg_hi[1], gtr_amps_avg_hi[1], control_TOR_amps_avg_hi[2], gtr_amps_avg_hi[2], control_TOR_amps_avg_hi[3], gtr_amps_avg_hi[3]), ylim=c(0, max_val_hi+max_val_hi*0.1), col=c("gray15", "turquoise4", "gray30", "turquoise3", "gray60", "turquoise2"), width=c(0.9, 0.9, 0.9, 0.9, 0.9, 0.9), main="high glucose amplitudes")

points(x=plot_mtx[1,], y=control_TOR_amps_mtx_hi[1,], pch=16)
points(x=plot_mtx[3,], y=control_TOR_amps_mtx_hi[2,], pch=15)
points(x=plot_mtx[5,], y=control_TOR_amps_mtx_hi[3,], pch=17)
points(x=plot_mtx[2,], y=gtr_amps_mtx_hi[1,], pch=16)
points(x=plot_mtx[4,], y=gtr_amps_mtx_hi[2,], pch=15)
points(x=plot_mtx[6,], y=gtr_amps_mtx_hi[3,], pch=17)
